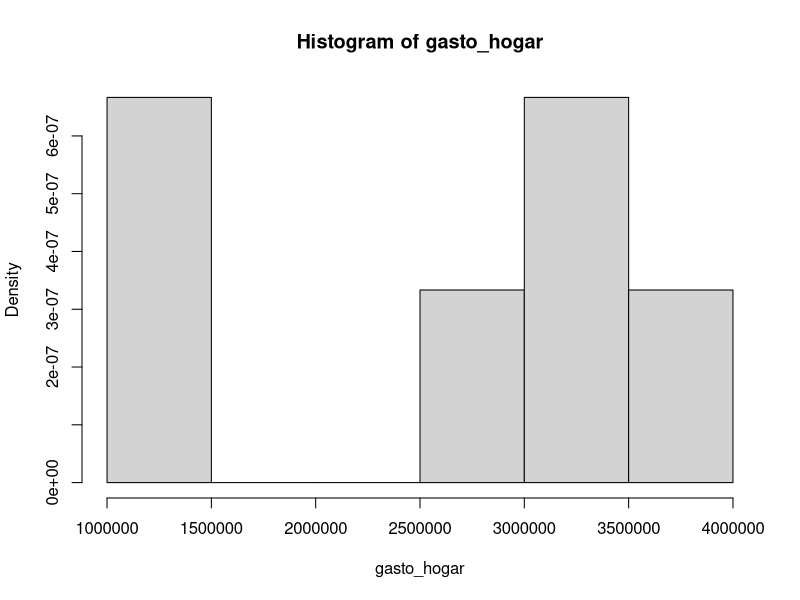
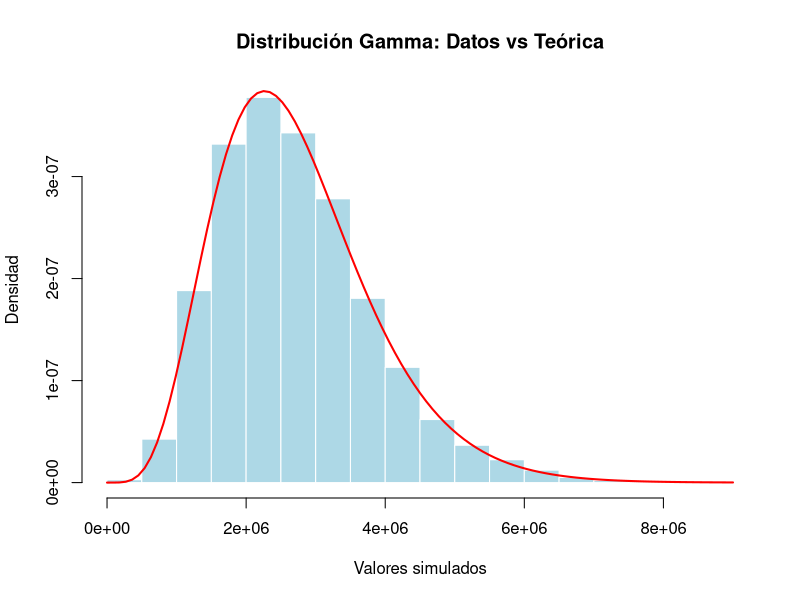

R code for these plots, in order:
## ---- chunk 1
knitr::opts_chunk$set(echo = TRUE)
## ---- chunk 2
nombres <- c(
  "Alvaro Romero",
  "carlos pineda",
  "Daniela rocha",
  "Diana Milena Ochoa Cardona",
  "Hector Alvarado",
  "Jorge Isaac Nieto Rojas",
  "Juan Fernando Jiménez",
  "Juan Manuel Riaño",
  "Lina Sanchez",
  "Olga Lucía Sandoval",
  "Paola Canticus"
)
set.seed(12345)
nombres_muestra <- sample(nombres, 7)

## ---- chunk 3
gasto_hogar <- c(1500000, NA, 1200000, 4000000, 3454000, 3200000, 3000000 )
## ---- chunk 4
hist(gasto_hogar,probability = TRUE)
## ---- chunk 5
prom <- mean(gasto_hogar, na.rm = T)
s <- sd(gasto_hogar, na.rm = T)
print(c(prom, s))
## ---- chunk 6
alpha_estim <- (prom / s)^2
theta_estim <- (s^2) /prom
## ---- chunk 7
y <- rgamma(n = 10000, shape = alpha_estim, scale  =  theta_estim)
hist(y, probability = TRUE, col = "lightblue", border = "white",
     main = "Distribución Gamma: Datos vs Teórica",
     xlab = "Valores simulados", ylab = "Densidad")

# Agregar curva teórica gamma
curve(dgamma(x, shape = alpha_estim, scale = theta_estim),
      col = "red", lwd = 2, add = TRUE)

## ---- chunk 8
set.seed(12345)
estaturas_m <- rnorm(384, mean =160, sd = 7.2)
datos <- data.frame(1:384, estaturas_m)
